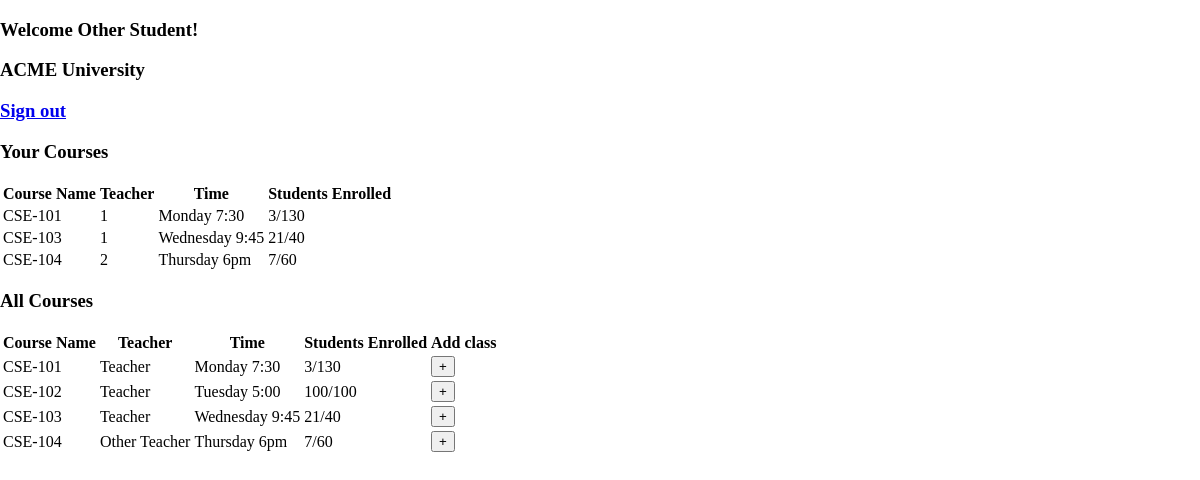
Page /loggedinStudent (signed in) on the committed database.
### app.py (models this page shows)
class Student(db.Model):
  id = db.Column(db.Integer, primary_key=True)
  name = db.Column(db.String, nullable=False)
  username = db.Column(db.String, unique=True)
  courses = db.relationship('Enrollment', backref='Student')
  authentication = db.relationship('User', backref='Student')

class Course(db.Model):
  id = db.Column(db.Integer, primary_key=True)
  name = db.Column(db.String, unique=True, nullable=False)
  teacher = db.Column(db.Integer, db.ForeignKey('teacher.id'), nullable=False)
  time = db.Column(db.String, nullable=False)
  maxEnrolled = db.Column(db.Integer, nullable = False)
  numEnrolled = db.Column(db.Integer)
  students = db.relationship('Enrollment', backref='Course')

class Teacher(db.Model):
  id = db.Column(db.Integer, primary_key=True)
  name = db.Column(db.String, nullable=False)
  username = db.Column(db.String, unique=True)
  courses = db.relationship('Course', backref='Teacher')
  authentication = db.relationship('User', backref='Teacher')

### app.py (the view)
@app.route('/loggedinStudent')
@login_required
def loggedinStudent():
  if current_user.studentId is None:
    return redirect(url_for('index'))
  classes = Course.query.all()
  currentStudent = Student.query.filter_by(id = current_user.Student.id).first()
  enrollments = Enrollment.query.filter_by(studentId = currentStudent.id)
  courses = []
  for item in enrollments:
    courses.append(item.Course)
  return render_template('student_page.html', classes=classes, courses=courses)

### app.py (called while the page is built)
@login_manager.user_loader
def load_user(user_id):
  return User.query.get(int(user_id))

### templates/student_page.html (shortened to what this page needs)
<!DOCTYPE html>
<html lang="en">
<head>
    <link rel="stylesheet" href="{{ url_for('static', filename='student.css') }}">
</head>
<body>
    <div>
        <div class="welcome">
            <h3>Welcome {{current_user.Student.name}}!</h3>
        </div>
        <div class="title">
            <h3>ACME University</h3>
        </div>
        <div class="logout">
            <h3><a href="{{ url_for('logout')}}">Sign out</a></h3>
        </div>
    </div>
    <div id="your_courses" class="course_content">
        <h3>Your Courses</h3>
        <table class="table">
            <thead>
                <tr>
                    <th scope="col">Course Name</th>
                    <th scope="col">Teacher</th>
                    <th scope="col">Time</th>
                    <th scope="col">Students Enrolled</th>
                </tr>
            </thead>
            {% for i in courses %}
            <tbody>
                <tr>
                    <td>{{i.name}}</td>
                    <td>{{i.teacher}}</td>
                    <td>{{i.time}}</td>
                    <td>{{i.numEnrolled}}/{{i.maxEnrolled}}</td>
                </tr>
                {% endfor%}
            </tbody>
        </table>
    </div>
    <div id="add_courses" class="addcourse_content">
        <h3>All Courses</h3>
        <table class="table">
            <thead>
                <tr>
                    <th scope="col">Course Name</th>
                    <th scope="col">Teacher</th>
                    <th scope="col">Time</th>
                    <th scope="col">Students Enrolled</th>
                    <th scope="col">Add class</th>
                </tr>
            </thead>
            {% for i in classes %}
            <tbody>
                <tr>
                    <td>{{i.name}}</a></td>
                    <td>{{i.Teacher.name}}</td>
                    <td>{{i.time}}</td>
                    <td>{{i.numEnrolled}}/{{i.maxEnrolled}}</td>
                    <td><a href="{{url_for('addClass', classId=i.id)}}"><button>+</button></a></td>
                </tr>
                {% endfor%}
            </tbody>
        </table>
    </div>
</body>
</html>

### static/student.css (style rules this page uses)
body { padding:0; margin:0; }

### rows in the picture
Student: Student.name "Other Student"
Course: name "CSE-101", teacher "1", time "Monday 7:30", numEnrolled "3", maxEnrolled "130", Teacher.name "Teacher"
Course: name "CSE-103", teacher "1", time "Wednesday 9:45", numEnrolled "21", maxEnrolled "40", Teacher.name "Teacher"
Course: name "CSE-104", teacher "2", time "Thursday 6pm", numEnrolled "7", maxEnrolled "60", Teacher.name "Other Teacher"
Course: name "CSE-102", Teacher.name "Teacher", time "Tuesday 5:00", numEnrolled "100", maxEnrolled "100"
